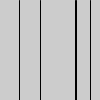
Frame 1 (no input)
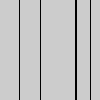
Frame 60 (the mouse pressed at the canvas centre just before this capture)
Frame 120 (the mouse held since frame 60 and released just before this capture): identical to frame 60, image omitted

The Processing sketch that drew these frames (run headless with seeded random() and noise(); from frame 60 on, the mouse is pressed at the canvas centre):

// Processing sketch: ReadingAssignment4Ex1CarolineYau
// ── ReadingAssignment4Ex1CarolineYau.pde
//Caroline Yau
//Reading Assignment 4

//Exercise 1

int [] data = { 19, 40, 75, 76, 90 };

void setup(){
  size(100, 100);
}

void draw(){
  for(int i = 0; i < data.length; i++){
    line(data[i], 0, data[i], 100);
  }
}
